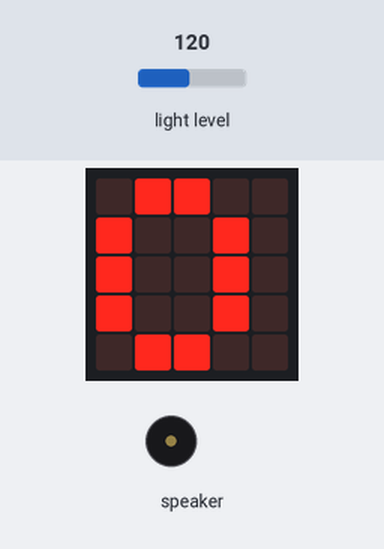
Recording of a program running on a simulated Calliope mini (MakeCode). Parts: the board's 5×5 LED display, buzzer (waves = sounding). The test bench sets the inputs (shaded band); at power-on: light level 120. The interpreter's speed is modelled, so counts of loop turns are approximate.

Above: at 1.2 s.
1.3 s: light level set to 237
2.8 s: light level set to 244
At 3.21 s:
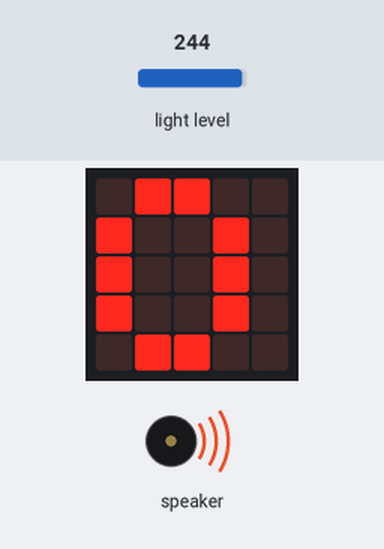
At 5.5 s:
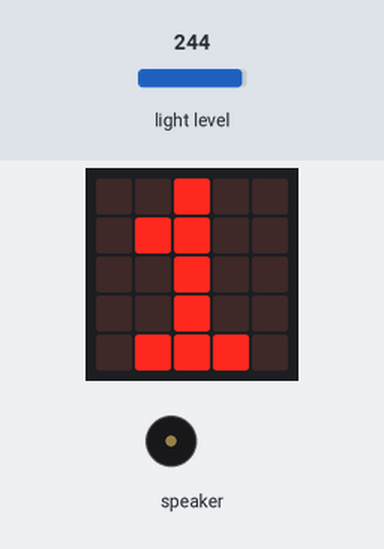
Timing chart, 0 to 7.0 s (numbered marks = the images above; inputs shaded):
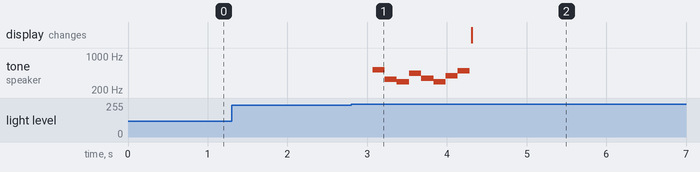

The program:

main.ts
```typescript
let Menschen = 0
let i = 0
basic.forever(function () {
    basic.showString("" + Menschen)
    while (input.lightLevel() >= 240 && i == 0) {
        music.playMelody("C5 E D A F D G B ", 400)
        Menschen += 1
        i = 1
    }
    if (input.lightLevel() <= 200) {
        i = 0
    }
})
```

test.ts
```typescript
// Hier kann man Tests durchführen; diese Datei wird nicht kompiliert, wenn dieses Paket als Erweiterung verwendet wird.
```

Measured:
- the behaviour switches between 239 and 240 on light level (found by bisection; images 0 and 1)
- after the input at 1.3 s, every drawn part: stays the same
- after the input at 2.8 s, tone on speaker: plays 523 Hz for 0.15 s, 330 Hz for 0.15 s, 294 Hz for 0.15 s, 440 Hz for 0.15 s, 349 Hz for 0.15 s, 294 Hz for 0.15 s … (8 notes in this stretch), starting after 0.27 s
